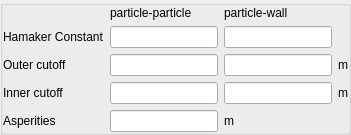
            <widget class="QGroupBox" name="groupbox_cohesion_parameters">
             <property name="title">
              <string/>
             </property>
             <property name="flat">
              <bool>true</bool>
             </property>
             <layout class="QGridLayout" name="gridLayout_18">
              <property name="leftMargin">
               <number>0</number>
              </property>
              <property name="topMargin">
               <number>0</number>
              </property>
              <property name="rightMargin">
               <number>0</number>
              </property>
              <property name="bottomMargin">
               <number>0</number>
              </property>
              <item row="0" column="0">
               <layout class="QGridLayout" name="gridLayout_17">
                <item row="0" column="1">
                 <widget class="QLabel" name="label_particle_particle">
                  <property name="text">
                   <string>particle-particle</string>
                  </property>
                 </widget>
                </item>
                <item row="0" column="2">
                 <widget class="QLabel" name="label_particle_wall">
                  <property name="text">
                   <string>particle-wall</string>
                  </property>
                 </widget>
                </item>
                <item row="1" column="0">
                 <widget class="QLabel" name="label_hamaker_constant">
                  <property name="text">
                   <string>Hamaker Constant</string>
                  </property>
                 </widget>
                </item>
                <item row="1" column="1">
                 <widget class="LineEdit" name="lineedit_keyword_hamaker_constant">
                  <property name="maximumSize">
                   <size>
                    <width>150</width>
                    <height>16777215</height>
                   </size>
                  </property>
                 </widget>
                </item>
                <item row="1" column="2">
                 <widget class="LineEdit" name="lineedit_keyword_wall_hamaker_constant">
                  <property name="maximumSize">
                   <size>
                    <width>150</width>
                    <height>16777215</height>
                   </size>
                  </property>
                 </widget>
                </item>
                <item row="2" column="0">
                 <widget class="QLabel" name="label_vdw_outer_cutoff">
                  <property name="text">
                   <string>Outer cutoff</string>
                  </property>
                 </widget>
                </item>
                <item row="2" column="1">
                 <widget class="LineEdit" name="lineedit_keyword_vdw_outer_cutoff">
                  <property name="maximumSize">
                   <size>
                    <width>150</width>
                    <height>16777215</height>
                   </size>
                  </property>
                 </widget>
                </item>
                <item row="2" column="2">
                 <widget class="LineEdit" name="lineedit_keyword_wall_vdw_outer_cutoff">
                  <property name="maximumSize">
                   <size>
                    <width>150</width>
                    <height>16777215</height>
                   </size>
                  </property>
                 </widget>
                </item>
                <item row="3" column="0">
                 <widget class="QLabel" name="label_vdw_inner_cutoff">
                  <property name="text">
                   <string>Inner cutoff</string>
                  </property>
                 </widget>
                </item>
                <item row="3" column="1">
                 <widget class="LineEdit" name="lineedit_keyword_vdw_inner_cutoff">
                  <property name="maximumSize">
                   <size>
                    <width>150</width>
                    <height>16777215</height>
                   </size>
                  </property>
                 </widget>
                </item>
                <item row="3" column="2">
                 <widget class="LineEdit" name="lineedit_keyword_wall_vdw_inner_cutoff">
                  <property name="maximumSize">
                   <size>
                    <width>150</width>
                    <height>16777215</height>
                   </size>
                  </property>
                 </widget>
                </item>
                <item row="4" column="0">
                 <widget class="QLabel" name="label_asperities">
                  <property name="text">
                   <string>Asperities</string>
                  </property>
                 </widget>
                </item>
                <item row="4" column="1">
                 <widget class="LineEdit" name="lineedit_keyword_asperities">
                  <property name="maximumSize">
                   <size>
                    <width>150</width>
                    <height>16777215</height>
                   </size>
                  </property>
                 </widget>
                </item>
                <item row="2" column="3">
                 <widget class="QLabel" name="label_vdw_outer_cutoff_units">
                  <property name="sizePolicy">
                   <sizepolicy hsizetype="Fixed" vsizetype="Preferred">
                    <horstretch>0</horstretch>
                    <verstretch>0</verstretch>
                   </sizepolicy>
                  </property>
                  <property name="text">
                   <string>m</string>
                  </property>
                 </widget>
                </item>
                <item row="3" column="3">
                 <widget class="QLabel" name="label_vdw_inner_cutoff_units">
                  <property name="text">
                   <string>m</string>
                  </property>
                 </widget>
                </item>
                <item row="4" column="2">
                 <widget class="QLabel" name="label_asperities_units">
                  <property name="text">
                   <string>m</string>
                  </property>
                 </widget>
                </item>
               </layout>
              </item>
             </layout>
            </widget>
